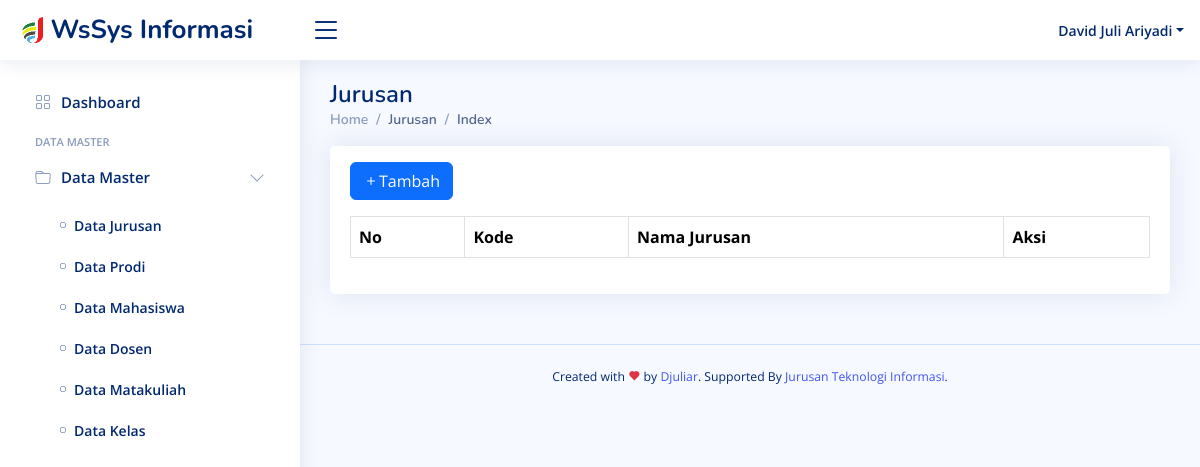
Before: /public/backend/dashboard.php?page=jurusan (signed in) with the older database file.
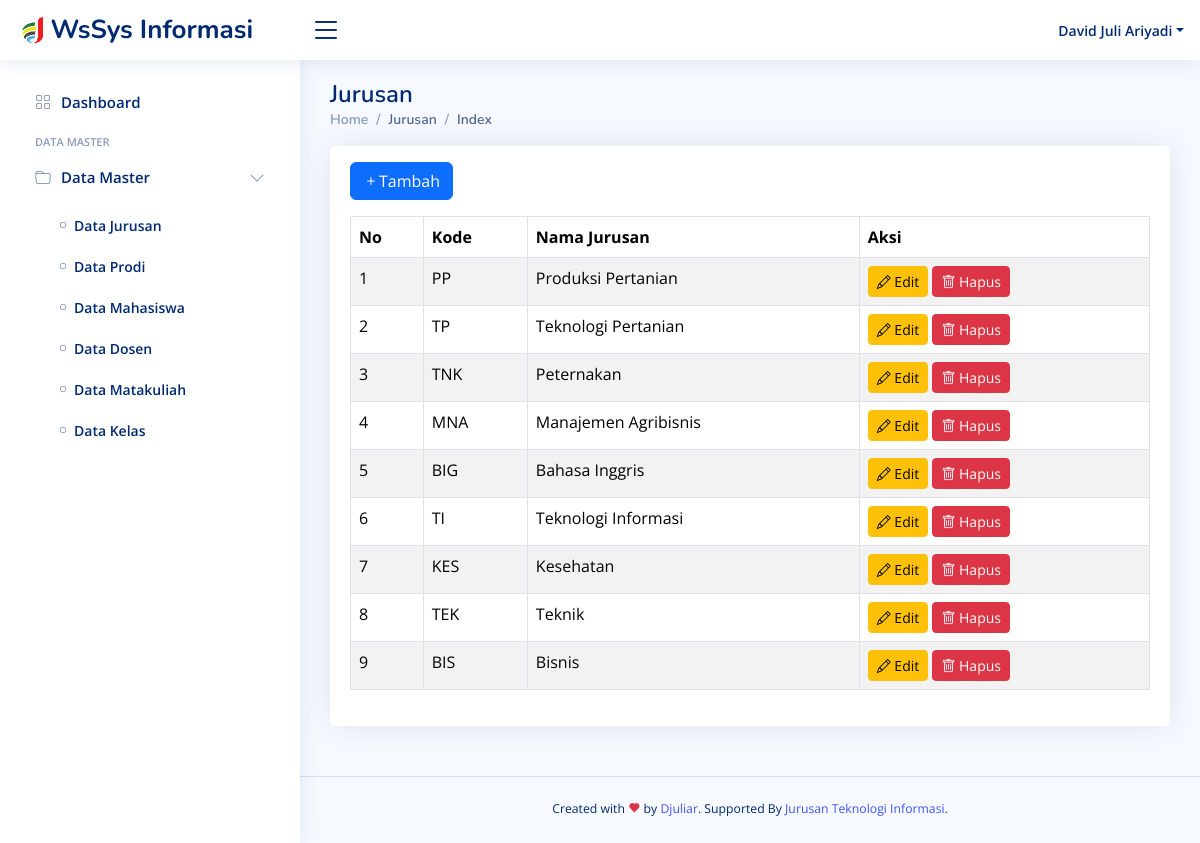
After: the same page with the newer database file.
### tables this page shows
CREATE TABLE `jurusan` (
  `id` int NOT NULL,
  `kode_jurusan` varchar(10) NOT NULL,
  `nama_jurusan` varchar(100) NOT NULL,
  `created_at` timestamp NULL DEFAULT CURRENT_TIMESTAMP,
  `updated_at` timestamp NULL DEFAULT CURRENT_TIMESTAMP ON UPDATE CURRENT_TIMESTAMP
);

### classes/Jurusan.php (called while the page is built, shortened)
<?php
class Jurusan {
    private $conn;
    private $table = "jurusan";
    public function __construct($db) {
        $this->conn = $db;
    }
    public function getAll() {
        return $this->conn->query("SELECT * FROM $this->table");
    }
}
?>

### public/backend/contents/jurusan/index.php (the view, shortened to what this page needs)
<section class="section dashboard">
    <div class="row">
        <div class="col-lg-12">
            <?php
                require_once $_SERVER['DOCUMENT_ROOT'] . '/config/Database.php';
                require_once $_SERVER['DOCUMENT_ROOT'] . '/classes/Jurusan.php';
                $db = new Database();
                $conn = $db->getConnection();
                $jurusan = new Jurusan($conn);
                $result = $jurusan->getAll();
            ?>
            <div class="card overflow-auto">
                <div class="card-body">
                    <a href="dashboard.php?page=jurusan&action=create" class="btn btn-primary my-3"><i class="bi bi-plus"></i>Tambah</a>
                    <table id="tableJurusan" width="100%" border="0" class="table table-bordered table-striped table-hover">
                        <thead>
                            <tr>
                                <th>No</th>
                                <th>Kode</th>
                                <th>Nama Jurusan</th>
                                <th>Aksi</th>
                            </tr>
                        </thead>
                        <tbody>
                            <?php while($row=$result->fetch_assoc()): ?>
                            <tr>
                                <td><?= $row['id'] ?></td>
                                <td><?= $row['kode_jurusan'] ?></td>
                                <td><?= $row['nama_jurusan'] ?></td>
                                <td>
                                    <a href="dashboard.php?page=jurusan&action=edit&id=<?= $row['id'] ?>" class="btn btn-sm btn-warning btn-edit"><i class="bi bi-pencil"></i> Edit</a>
                                    <button data-id="<?= $row['id'] ?>" class="btn btn-sm btn-danger btn-delete"><i class="bi bi-trash"></i> Hapus</button>
                                </td>
                            </tr>
                            <?php endwhile; ?>
                        </tbody>
                    </table>
                </div>
            </div>
        </div>
    </div>
</section>

### public/backend/dashboard.php (shortened to what this page needs)
<!DOCTYPE html>
<html lang="en">
<head>
	<link href="assets/vendor/bootstrap/css/bootstrap.min.css" rel="stylesheet">
	<link href="assets/vendor/bootstrap-icons/bootstrap-icons.css" rel="stylesheet">
	<link href="assets/vendor/boxicons/css/boxicons.min.css" rel="stylesheet">
	<link href="assets/vendor/quill/quill.snow.css" rel="stylesheet">
	<link href="assets/vendor/quill/quill.bubble.css" rel="stylesheet">
	<link href="assets/vendor/remixicon/remixicon.css" rel="stylesheet">
	<link href="assets/vendor/simple-datatables/style.css" rel="stylesheet">
	<link href="assets/css/style.css" rel="stylesheet">
    <link rel="stylesheet" href="https://cdn.datatables.net/1.13.6/css/jquery.dataTables.min.css">
</head>
<body>
	<?php include 'layouts/_header.php'; ?>
	<?php include 'layouts/_sidebar.php'; ?>
	<main id="main" class="main">
		<div class="pagetitle">
			<h1><?php echo ucfirst(@$_GET['page']  ?? "Selamat datang, " . $_SESSION['user']['name'] . "!"); ?></h1>
			<nav>
				<ol class="breadcrumb">
					<li class="breadcrumb-item"><a href="dashboard.php">Home</a></li>
					<li class="breadcrumb-item active"><?php echo ucfirst(@$_GET['page']  ?? 'Dashboard'); ?></li>
					<li class="breadcrumb-item active"><?php echo ucfirst(@$_GET['action']  ?? 'Index'); ?></li>
				</ol>
			</nav>
		</div>
		<?php include 'layouts/_content.php'; ?>
	</main>
	<?php include 'layouts/_footer.php'; ?>
</body>
</html>

### public/backend/layouts/_header.php (shortened to what this page needs)
<header id="header" class="header fixed-top d-flex align-items-center">
	<div class="d-flex align-items-center justify-content-between">
		<a href="http://<?php echo $_SERVER['SERVER_NAME'] ?>" class="logo d-flex align-items-center">
			<img src="assets/img/logo.png" alt="">
			<span class="d-none d-lg-block">WsSys Informasi</span>
		</a>
		<i class="bi bi-list toggle-sidebar-btn"></i>
	</div>
	<nav class="header-nav ms-auto">
		<ul class="d-flex align-items-center">
			<li class="nav-item dropdown pe-3">
				<a class="nav-link nav-profile d-flex align-items-center pe-0" href="#" data-bs-toggle="dropdown">
					<span class="d-none d-md-block dropdown-toggle ps-2"><?php echo $_SESSION['user']['name'] ?></span>
				</a>
			</li>
		</ul>
	</nav>
</header>

### public/backend/layouts/_sidebar.php
<aside id="sidebar" class="sidebar">
	<?php
		$master = ['jurusan', 'prodi', 'mahasiswa', 'dosen', 'matakuliah', 'kelas'];
		if (in_array(@$_GET['page'], $master)) {
			$menu['master'] = true;
		}
	?>
	<ul class="sidebar-nav" id="sidebar-nav">
		<li class="nav-item">
			<a class="nav-link collapsed" href="dashboard.php">
				<i class="bi bi-grid"></i>
				<span>Dashboard</span>
			</a>
		</li>
           <li class="nav-heading">Data Master</li>
		<li class="nav-item">
			<a class="nav-link collapsed" data-bs-target="#components-nav" data-bs-toggle="collapse" href="#">
				<i class="bi bi-folder"></i><span>Data Master</span><i class="bi bi-chevron-down ms-auto"></i>
			</a>
			<ul id="components-nav" class="nav-content collapse <?php echo (isset($menu['master']) && $menu['master'] === true) ? 'show' : ''; ?>" data-bs-parent="#sidebar-nav">
                   <li>
					<a href="dashboard.php?page=jurusan">
						<i class="bi bi-circle"></i><span>Data Jurusan</span>
					</a>
				</li>
				<li>
					<a href="dashboard.php?page=prodi">
						<i class="bi bi-circle"></i><span>Data Prodi</span>
					</a>
				</li>
                   <li>
					<a href="dashboard.php?page=mahasiswa">
						<i class="bi bi-circle"></i><span>Data Mahasiswa</span>
					</a>
				</li>
                   <li>
                       <a href="dashboard.php?page=dosen">
                           <i class="bi bi-circle"></i><span>Data Dosen</span>
                       </a>
                   </li>
                   <li>
                       <a href="dashboard.php?page=matakuliah">
                           <i class="bi bi-circle"></i><span>Data Matakuliah</span>
                       </a>
                   </li>
                   <li>
                       <a href="dashboard.php?page=kelas">
                           <i class="bi bi-circle"></i><span>Data Kelas</span>
                       </a>
                   </li>
			</ul>
		</li>
	</ul>
</aside>

### public/backend/layouts/_content.php (shortened to what this page needs)
<?php
function loadView($path) {
	if (file_exists($path)) {
		include $path;
	} else {
		echo "<div class='alert alert-danger alert-dismissible fade show' role='alert'>
				<h3 class='fw-bold'>404 Not Found</h3>
				<span>Pastikan file <i>$path</i> sudah dibuat dan berada di direktori yang benar.</span>
			  </div>";
	}
}
if(@$_GET['page'] == 'dashboard') {
	loadView('contents/home.php');
} elseif(@$_GET['page'] == 'jurusan') {
	if(@$_GET['action'] == 'create') {
		loadView('contents/jurusan/create.php');
	} elseif(@$_GET['action'] == 'edit') {
		loadView('contents/jurusan/edit.php');
	} else {
		loadView('contents/jurusan/index.php');
	}
} elseif(@$_GET['page'] == 'mahasiswa') {
	loadView('contents/mahasiswa.php');
} elseif(@$_GET['page'] == 'dosen') {
	loadView('contents/dosen.php');
} elseif(@$_GET['page'] == 'matakuliah') {
	loadView('contents/matakuliah.php');
} elseif(@$_GET['page'] == 'kelas') {
	loadView('contents/kelas.php');
} else {
	loadView('contents/home.php');
}
?>

### public/backend/layouts/_footer.php
<footer id="footer" class="footer">
	<div class="copyright">
		<span class="small">Created with <i class="bx bxs-heart text-danger"></i> by <a href="https://github.com/djuliar" target="_blank">Djuliar</a>. Supported By <a href="https://jti.polije.ac.id" target="_blank">Jurusan Teknologi Informasi</a>.</span>
	</div>
	<div class="credits">
	</div>
</footer>

### public/backend/assets/css/style.css (style rules this page uses)
:root { scroll-behavior: smooth; }
body { font-family: "Open Sans", sans-serif; background: #f6f9ff; color: #444444; }
a { color: #4154f1; text-decoration: none; }
h1, h2, h3, h4, h5, h6 { font-family: "Nunito", sans-serif; }
#main { margin-top: 60px; padding: 20px 30px; transition: all 0.3s; }
.pagetitle { margin-bottom: 10px; }
.pagetitle h1 { font-size: 24px; margin-bottom: 0; font-weight: 600; color: #012970; }
.card { margin-bottom: 30px; border: none; border-radius: 5px; box-shadow: 0px 0 30px rgba(1, 41, 112, 0.1); }
.card-body { padding: 0 20px 20px 20px; }
.breadcrumb { font-size: 14px; font-family: "Nunito", sans-serif; color: #899bbd; font-weight: 600; }
.breadcrumb a { color: #899bbd; transition: 0.3s; }
.breadcrumb .breadcrumb-item::before { color: #899bbd; }
.breadcrumb .active { color: #51678f; font-weight: 600; }
.logo { line-height: 1; }
@media (min-width: 1200px) { .logo { width: 280px; } }
.logo img { max-height: 26px; margin-right: 6px; }
.logo span { font-size: 26px; font-weight: 700; color: #012970; font-family: "Nunito", sans-serif; }
.header { transition: all 0.5s; z-index: 997; height: 60px; box-shadow: 0px 2px 20px rgba(1, 41, 112, 0.1); background-color: #fff; padding-left: 20px; }
.header .toggle-sidebar-btn { font-size: 32px; padding-left: 10px; cursor: pointer; color: #012970; }
.header-nav ul { list-style: none; }
.header-nav>ul { margin: 0; padding: 0; }
.header-nav .nav-profile { color: #012970; }
.header-nav .nav-profile span { font-size: 14px; font-weight: 600; }
.sidebar { position: fixed; top: 60px; left: 0; bottom: 0; width: 300px; z-index: 996; transition: all 0.3s; padding: 20px; overflow-y: auto; scrollbar-width: thin; scrollbar-color: #aab7cf transparent; box-shadow: 0px 0px 20px rgba(1, 41, 112, 0.1); background-color: #fff; }
@media (min-width: 1200px) { #main, #footer { margin-left: 300px; } }
.sidebar-nav { padding: 0; margin: 0; list-style: none; }
.sidebar-nav li { padding: 0; margin: 0; list-style: none; }
.sidebar-nav .nav-item { margin-bottom: 5px; }
.sidebar-nav .nav-heading { font-size: 11px; text-transform: uppercase; color: #899bbd; font-weight: 600; margin: 10px 0 5px 15px; }
.sidebar-nav .nav-link { display: flex; align-items: center; font-size: 15px; font-weight: 600; color: #4154f1; transition: 0.3; background: #f6f9ff; padding: 10px 15px; border-radius: 4px; }
.sidebar-nav .nav-link i { font-size: 16px; margin-right: 10px; color: #4154f1; }
.sidebar-nav .nav-link.collapsed { color: #012970; background: #fff; }
.sidebar-nav .nav-link.collapsed i { color: #899bbd; }
.sidebar-nav .nav-link .bi-chevron-down { margin-right: 0; transition: transform 0.2s ease-in-out; }
.sidebar-nav .nav-content { padding: 5px 0 0 0; margin: 0; list-style: none; }
.sidebar-nav .nav-content a { display: flex; align-items: center; font-size: 14px; font-weight: 600; color: #012970; transition: 0.3; padding: 10px 0 10px 40px; transition: 0.3s; }
.sidebar-nav .nav-content a i { font-size: 6px; margin-right: 8px; line-height: 0; border-radius: 50%; }
.footer { padding: 20px 0; font-size: 14px; transition: all 0.3s; border-top: 1px solid #cddfff; }
.footer .copyright { text-align: center; color: #012970; }
.footer .credits { padding-top: 5px; text-align: center; font-size: 13px; color: #012970; }

Changed rows visible on the page:
added jurusan: id "1", kode_jurusan "PP", nama_jurusan "Produksi Pertanian"
added jurusan: id "2", kode_jurusan "TP", nama_jurusan "Teknologi Pertanian"
added jurusan: id "3", kode_jurusan "TNK", nama_jurusan "Peternakan"
added jurusan: id "4", kode_jurusan "MNA", nama_jurusan "Manajemen Agribisnis"
added jurusan: id "5", kode_jurusan "BIG", nama_jurusan "Bahasa Inggris"
added jurusan: id "6", kode_jurusan "TI", nama_jurusan "Teknologi Informasi"
added jurusan: id "7", kode_jurusan "KES", nama_jurusan "Kesehatan"
added jurusan: id "8", kode_jurusan "TEK", nama_jurusan "Teknik"
added jurusan: id "9", kode_jurusan "BIS", nama_jurusan "Bisnis"
